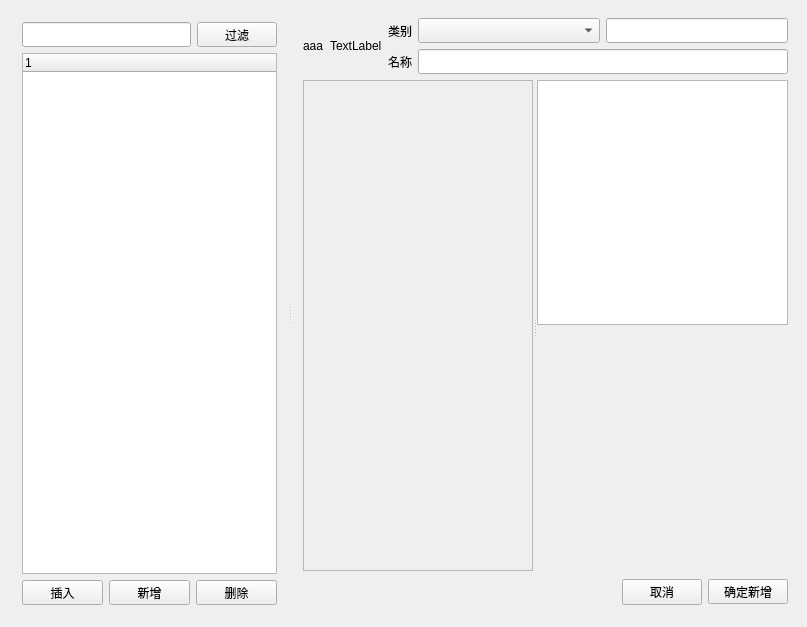
<?xml version="1.0" encoding="UTF-8"?>
<ui version="4.0">
 <class>mMaterialWindowClass</class>
 <widget class="QWidget" name="mMaterialWindowClass">
  <property name="geometry">
   <rect>
    <x>0</x>
    <y>0</y>
    <width>807</width>
    <height>627</height>
   </rect>
  </property>
  <property name="minimumSize">
   <size>
    <width>0</width>
    <height>0</height>
   </size>
  </property>
  <property name="windowTitle">
   <string>mMaterialWindow</string>
  </property>
  <layout class="QGridLayout" name="gridLayout_6">
   <item row="0" column="0">
    <widget class="QSplitter" name="splitter">
     <property name="orientation">
      <enum>Qt::Horizontal</enum>
     </property>
     <property name="childrenCollapsible">
      <bool>false</bool>
     </property>
     <widget class="QWidget" name="widget" native="true">
      <property name="minimumSize">
       <size>
        <width>0</width>
        <height>0</height>
       </size>
      </property>
      <layout class="QGridLayout" name="gridLayout">
       <item row="0" column="0">
        <layout class="QVBoxLayout" name="verticalLayout_2">
         <item>
          <layout class="QHBoxLayout" name="horizontalLayout">
           <property name="spacing">
            <number>6</number>
           </property>
           <item>
            <widget class="QLineEdit" name="lineEdit_Filter">
             <property name="minimumSize">
              <size>
               <width>0</width>
               <height>0</height>
              </size>
             </property>
             <property name="maximumSize">
              <size>
               <width>16777215</width>
               <height>25</height>
              </size>
             </property>
            </widget>
           </item>
           <item>
            <widget class="QPushButton" name="pushButton_Filter">
             <property name="minimumSize">
              <size>
               <width>0</width>
               <height>0</height>
              </size>
             </property>
             <property name="maximumSize">
              <size>
               <width>16777215</width>
               <height>25</height>
              </size>
             </property>
             <property name="text">
              <string>过滤</string>
             </property>
            </widget>
           </item>
          </layout>
         </item>
         <item>
          <widget class="QTreeWidget" name="treeWidget_Materials">
           <property name="minimumSize">
            <size>
             <width>0</width>
             <height>0</height>
            </size>
           </property>
           <column>
            <property name="text">
             <string notr="true">1</string>
            </property>
           </column>
          </widget>
         </item>
         <item>
          <layout class="QHBoxLayout" name="horizontalLayout_2">
           <item>
            <widget class="QPushButton" name="pushButton_Insert">
             <property name="minimumSize">
              <size>
               <width>0</width>
               <height>0</height>
              </size>
             </property>
             <property name="maximumSize">
              <size>
               <width>16777215</width>
               <height>25</height>
              </size>
             </property>
             <property name="text">
              <string>插入</string>
             </property>
            </widget>
           </item>
           <item>
            <widget class="QPushButton" name="pushButton_Add">
             <property name="minimumSize">
              <size>
               <width>0</width>
               <height>0</height>
              </size>
             </property>
             <property name="maximumSize">
              <size>
               <width>16777215</width>
               <height>25</height>
              </size>
             </property>
             <property name="text">
              <string>新增</string>
             </property>
            </widget>
           </item>
           <item>
            <widget class="QPushButton" name="pushButton_Remove">
             <property name="minimumSize">
              <size>
               <width>0</width>
               <height>0</height>
              </size>
             </property>
             <property name="maximumSize">
              <size>
               <width>16777215</width>
               <height>25</height>
              </size>
             </property>
             <property name="text">
              <string>删除</string>
             </property>
            </widget>
           </item>
          </layout>
         </item>
        </layout>
       </item>
      </layout>
     </widget>
     <widget class="QWidget" name="widget_2" native="true">
      <property name="minimumSize">
       <size>
        <width>0</width>
        <height>0</height>
       </size>
      </property>
      <layout class="QGridLayout" name="gridLayout_2">
       <property name="topMargin">
        <number>7</number>
       </property>
       <property name="rightMargin">
        <number>8</number>
       </property>
       <item row="3" column="0">
        <layout class="QHBoxLayout" name="horizontalLayout_6">
         <item>
          <spacer name="horizontalSpacer">
           <property name="orientation">
            <enum>Qt::Horizontal</enum>
           </property>
           <property name="sizeHint" stdset="0">
            <size>
             <width>40</width>
             <height>20</height>
            </size>
           </property>
          </spacer>
         </item>
         <item>
          <widget class="QLabel" name="label">
           <property name="maximumSize">
            <size>
             <width>16777215</width>
             <height>25</height>
            </size>
           </property>
           <property name="text">
            <string/>
           </property>
          </widget>
         </item>
         <item>
          <widget class="QPushButton" name="pushButton_Cancel">
           <property name="text">
            <string>取消</string>
           </property>
          </widget>
         </item>
         <item>
          <widget class="QPushButton" name="pushButton_Sure">
           <property name="minimumSize">
            <size>
             <width>0</width>
             <height>25</height>
            </size>
           </property>
           <property name="maximumSize">
            <size>
             <width>16777215</width>
             <height>25</height>
            </size>
           </property>
           <property name="text">
            <string>确定新增</string>
           </property>
          </widget>
         </item>
        </layout>
       </item>
       <item row="1" column="0">
        <widget class="QSplitter" name="splitter_2">
         <property name="orientation">
          <enum>Qt::Horizontal</enum>
         </property>
         <widget class="QWidget" name="widget_3" native="true">
          <layout class="QGridLayout" name="gridLayout_4">
           <property name="leftMargin">
            <number>0</number>
           </property>
           <property name="topMargin">
            <number>0</number>
           </property>
           <property name="rightMargin">
            <number>0</number>
           </property>
           <property name="bottomMargin">
            <number>2</number>
           </property>
           <item row="0" column="0">
            <layout class="QHBoxLayout" name="horizontalLayout_4">
             <item>
              <widget class="QScrollArea" name="scrollArea">
               <property name="minimumSize">
                <size>
                 <width>230</width>
                 <height>0</height>
                </size>
               </property>
               <property name="widgetResizable">
                <bool>true</bool>
               </property>
               <property name="alignment">
                <set>Qt::AlignLeading|Qt::AlignLeft|Qt::AlignTop</set>
               </property>
               <widget class="QWidget" name="scrollAreaWidgetContents">
                <property name="geometry">
                 <rect>
                  <x>0</x>
                  <y>0</y>
                  <width>228</width>
                  <height>484</height>
                 </rect>
                </property>
                <layout class="QVBoxLayout" name="verticalLayout">
                 <property name="leftMargin">
                  <number>0</number>
                 </property>
                 <property name="topMargin">
                  <number>0</number>
                 </property>
                 <property name="rightMargin">
                  <number>0</number>
                 </property>
                 <property name="bottomMargin">
                  <number>0</number>
                 </property>
                </layout>
               </widget>
              </widget>
             </item>
            </layout>
           </item>
          </layout>
         </widget>
         <widget class="QWidget" name="widget_4" native="true">
          <layout class="QGridLayout" name="gridLayout_5">
           <property name="leftMargin">
            <number>0</number>
           </property>
           <property name="topMargin">
            <number>0</number>
           </property>
           <property name="rightMargin">
            <number>0</number>
           </property>
           <property name="bottomMargin">
            <number>2</number>
           </property>
           <item row="0" column="0">
            <layout class="QVBoxLayout" name="verticalLayout_4">
             <item>
              <widget class="QTableWidget" name="tableWidget_Curve">
               <property name="minimumSize">
                <size>
                 <width>0</width>
                 <height>240</height>
                </size>
               </property>
              </widget>
             </item>
             <item>
              <widget class="QWidget" name="widget_Curve" native="true">
               <property name="minimumSize">
                <size>
                 <width>0</width>
                 <height>240</height>
                </size>
               </property>
              </widget>
             </item>
            </layout>
           </item>
          </layout>
         </widget>
        </widget>
       </item>
       <item row="0" column="0">
        <layout class="QVBoxLayout" name="verticalLayout_3">
         <item>
          <layout class="QHBoxLayout" name="horizontalLayout_5">
           <item>
            <widget class="QLabel" name="label_Name">
             <property name="minimumSize">
              <size>
               <width>0</width>
               <height>30</height>
              </size>
             </property>
             <property name="maximumSize">
              <size>
               <width>16777215</width>
               <height>30</height>
              </size>
             </property>
             <property name="text">
              <string>aaa</string>
             </property>
            </widget>
           </item>
           <item>
            <widget class="QLabel" name="label_MatName">
             <property name="minimumSize">
              <size>
               <width>0</width>
               <height>30</height>
              </size>
             </property>
             <property name="maximumSize">
              <size>
               <width>16777215</width>
               <height>30</height>
              </size>
             </property>
             <property name="text">
              <string>TextLabel</string>
             </property>
            </widget>
           </item>
           <item>
            <layout class="QGridLayout" name="gridLayout_3" columnstretch="0,1,1">
             <item row="1" column="1" colspan="2">
              <widget class="QLineEdit" name="lineEdit_Name">
               <property name="minimumSize">
                <size>
                 <width>300</width>
                 <height>25</height>
                </size>
               </property>
               <property name="maximumSize">
                <size>
                 <width>16777215</width>
                 <height>25</height>
                </size>
               </property>
              </widget>
             </item>
             <item row="0" column="0">
              <widget class="QLabel" name="label_2">
               <property name="minimumSize">
                <size>
                 <width>0</width>
                 <height>25</height>
                </size>
               </property>
               <property name="maximumSize">
                <size>
                 <width>16777215</width>
                 <height>25</height>
                </size>
               </property>
               <property name="text">
                <string>类别</string>
               </property>
              </widget>
             </item>
             <item row="0" column="1">
              <widget class="QComboBox" name="comboBox_Type">
               <property name="minimumSize">
                <size>
                 <width>0</width>
                 <height>25</height>
                </size>
               </property>
               <property name="maximumSize">
                <size>
                 <width>16777215</width>
                 <height>25</height>
                </size>
               </property>
              </widget>
             </item>
             <item row="1" column="0">
              <widget class="QLabel" name="label_3">
               <property name="minimumSize">
                <size>
                 <width>0</width>
                 <height>25</height>
                </size>
               </property>
               <property name="maximumSize">
                <size>
                 <width>16777215</width>
                 <height>25</height>
                </size>
               </property>
               <property name="text">
                <string>名称</string>
               </property>
              </widget>
             </item>
             <item row="0" column="2">
              <layout class="QHBoxLayout" name="horizontalLayout_3">
               <item>
                <widget class="QLineEdit" name="lineEdit_Type">
                 <property name="minimumSize">
                  <size>
                   <width>0</width>
                   <height>25</height>
                  </size>
                 </property>
                 <property name="maximumSize">
                  <size>
                   <width>16777215</width>
                   <height>25</height>
                  </size>
                 </property>
                </widget>
               </item>
              </layout>
             </item>
            </layout>
           </item>
          </layout>
         </item>
        </layout>
       </item>
      </layout>
     </widget>
    </widget>
   </item>
  </layout>
 </widget>
 <layoutdefault spacing="6" margin="11"/>
 <resources/>
 <connections/>
</ui>
